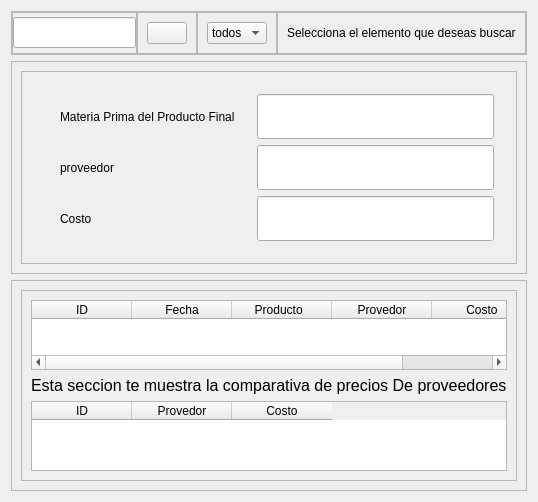
                    <widget class="QWidget" name="scrollAreaWidgetContents">
                     <property name="geometry">
                      <rect>
                       <x>0</x>
                       <y>0</y>
                       <width>531</width>
                       <height>475</height>
                      </rect>
                     </property>
                     <layout class="QVBoxLayout" name="verticalLayout_19">
                      <item>
                       <widget class="QFrame" name="frame_13">
                        <property name="frameShape">
                         <enum>QFrame::StyledPanel</enum>
                        </property>
                        <property name="frameShadow">
                         <enum>QFrame::Raised</enum>
                        </property>
                        <layout class="QHBoxLayout" name="horizontalLayout_12">
                         <property name="spacing">
                          <number>0</number>
                         </property>
                         <property name="leftMargin">
                          <number>0</number>
                         </property>
                         <property name="topMargin">
                          <number>0</number>
                         </property>
                         <property name="rightMargin">
                          <number>0</number>
                         </property>
                         <property name="bottomMargin">
                          <number>0</number>
                         </property>
                         <item>
                          <widget class="QFrame" name="frame_16">
                           <property name="frameShape">
                            <enum>QFrame::StyledPanel</enum>
                           </property>
                           <property name="frameShadow">
                            <enum>QFrame::Raised</enum>
                           </property>
                           <layout class="QHBoxLayout" name="horizontalLayout_17">
                            <property name="spacing">
                             <number>0</number>
                            </property>
                            <property name="leftMargin">
                             <number>0</number>
                            </property>
                            <property name="topMargin">
                             <number>0</number>
                            </property>
                            <property name="rightMargin">
                             <number>0</number>
                            </property>
                            <property name="bottomMargin">
                             <number>0</number>
                            </property>
                            <item>
                             <widget class="QLineEdit" name="lineEdit">
                              <property name="styleSheet">
                               <string notr="true">QLineEdit{
	height:25px;
	border-bottom:2px solid #efb810;
	width:100px
}

QLineEdit:hover{
	background-color: rgba(9,5,13,.7)	
}</string>
                              </property>
                             </widget>
                            </item>
                           </layout>
                          </widget>
                         </item>
                         <item>
                          <widget class="QFrame" name="frame_17">
                           <property name="frameShape">
                            <enum>QFrame::StyledPanel</enum>
                           </property>
                           <property name="frameShadow">
                            <enum>QFrame::Raised</enum>
                           </property>
                           <layout class="QHBoxLayout" name="horizontalLayout_16">
                            <item>
                             <widget class="QPushButton" name="btn_search_in_costos">
                              <property name="text">
                               <string/>
                              </property>
                              <property name="icon">
                               <iconset resource="../../DomiGPS/icons.qrc">
                                <normaloff>:/icons/search.svg</normaloff>:/icons/search.svg</iconset>
                              </property>
                             </widget>
                            </item>
                           </layout>
                          </widget>
                         </item>
                         <item>
                          <widget class="QFrame" name="frame_19">
                           <property name="frameShape">
                            <enum>QFrame::StyledPanel</enum>
                           </property>
                           <property name="frameShadow">
                            <enum>QFrame::Raised</enum>
                           </property>
                           <layout class="QHBoxLayout" name="horizontalLayout_18">
                            <item>
                             <widget class="QComboBox" name="comboBox">
                              <item>
                               <property name="text">
                                <string>todos</string>
                               </property>
                              </item>
                              <item>
                               <property name="text">
                                <string>fecha</string>
                               </property>
                              </item>
                             </widget>
                            </item>
                           </layout>
                          </widget>
                         </item>
                         <item>
                          <widget class="QFrame" name="frame_18">
                           <property name="frameShape">
                            <enum>QFrame::StyledPanel</enum>
                           </property>
                           <property name="frameShadow">
                            <enum>QFrame::Raised</enum>
                           </property>
                           <layout class="QHBoxLayout" name="horizontalLayout_13">
                            <item>
                             <widget class="QLabel" name="label_5">
                              <property name="text">
                               <string>Selecciona el elemento que deseas buscar</string>
                              </property>
                             </widget>
                            </item>
                           </layout>
                          </widget>
                         </item>
                        </layout>
                       </widget>
                      </item>
                      <item>
                       <widget class="QFrame" name="frame_14">
                        <property name="frameShape">
                         <enum>QFrame::StyledPanel</enum>
                        </property>
                        <property name="frameShadow">
                         <enum>QFrame::Raised</enum>
                        </property>
                        <layout class="QVBoxLayout" name="verticalLayout_12">
                         <item>
                          <widget class="QFrame" name="frame_20">
                           <property name="styleSheet">
                            <string notr="true">*{
	padding:13px;
}

QLineEdit{
	border-bottom:2px solid #efb810;
}

QLineEdit:hover{
	background-color: rgba(9,5,13,.7)	
}
QRadioButton,QCheckBox{
	background-color:rgba(128,128,128,.5);
	border-radius:50px;
}
QDateEdit{
	background-color:rgba(255,255,255,.3);
	color:#000
}</string>
                           </property>
                           <property name="frameShape">
                            <enum>QFrame::StyledPanel</enum>
                           </property>
                           <property name="frameShadow">
                            <enum>QFrame::Raised</enum>
                           </property>
                           <layout class="QVBoxLayout" name="verticalLayout_20">
                            <item>
                             <layout class="QFormLayout" name="formLayout">
                              <item row="0" column="0">
                               <widget class="QLabel" name="productoLabel">
                                <property name="text">
                                 <string>Materia Prima del Producto Final</string>
                                </property>
                               </widget>
                              </item>
                              <item row="0" column="1">
                               <widget class="QLineEdit" name="productoLineEdit"/>
                              </item>
                              <item row="1" column="0">
                               <widget class="QLabel" name="proveedorLabel">
                                <property name="text">
                                 <string>proveedor</string>
                                </property>
                               </widget>
                              </item>
                              <item row="1" column="1">
                               <widget class="QLineEdit" name="proveedorLineEdit"/>
                              </item>
                              <item row="2" column="0">
                               <widget class="QLabel" name="costoLabel">
                                <property name="text">
                                 <string>Costo</string>
                                </property>
                               </widget>
                              </item>
                              <item row="2" column="1">
                               <widget class="QLineEdit" name="costoLineEdit"/>
                              </item>
                             </layout>
                            </item>
                           </layout>
                          </widget>
                         </item>
                        </layout>
                       </widget>
                      </item>
                      <item>
                       <widget class="QFrame" name="frame_15">
                        <property name="frameShape">
                         <enum>QFrame::StyledPanel</enum>
                        </property>
                        <property name="frameShadow">
                         <enum>QFrame::Raised</enum>
                        </property>
                        <layout class="QVBoxLayout" name="verticalLayout_11">
                         <item>
                          <widget class="QFrame" name="frame_21">
                           <property name="frameShape">
                            <enum>QFrame::StyledPanel</enum>
                           </property>
                           <property name="frameShadow">
                            <enum>QFrame::Raised</enum>
                           </property>
                           <layout class="QVBoxLayout" name="verticalLayout_21">
                            <item>
                             <widget class="QTableWidget" name="tableWidget_2">
                              <column>
                               <property name="text">
                                <string>ID</string>
                               </property>
                              </column>
                              <column>
                               <property name="text">
                                <string>Fecha</string>
                               </property>
                              </column>
                              <column>
                               <property name="text">
                                <string>Producto  </string>
                               </property>
                              </column>
                              <column>
                               <property name="text">
                                <string>Provedor</string>
                               </property>
                              </column>
                              <column>
                               <property name="text">
                                <string>Costo</string>
                               </property>
                              </column>
                             </widget>
                            </item>
                            <item>
                             <widget class="QLabel" name="label_2">
                              <property name="font">
                               <font>
                                <pointsize>12</pointsize>
                               </font>
                              </property>
                              <property name="styleSheet">
                               <string notr="true">QLabel{
	background-color:rgba(0,0,0,.5);
	height:20px;
	border-radius:20px;
}</string>
                              </property>
                              <property name="text">
                               <string>Esta seccion te muestra la comparativa de precios De proveedores</string>
                              </property>
                             </widget>
                            </item>
                            <item>
                             <widget class="QTableWidget" name="tableWidget_3">
                              <column>
                               <property name="text">
                                <string>ID</string>
                               </property>
                              </column>
                              <column>
                               <property name="text">
                                <string>Provedor</string>
                               </property>
                              </column>
                              <column>
                               <property name="text">
                                <string>Costo</string>
                               </property>
                              </column>
                             </widget>
                            </item>
                           </layout>
                          </widget>
                         </item>
                        </layout>
                       </widget>
                      </item>
                     </layout>
                    </widget>
